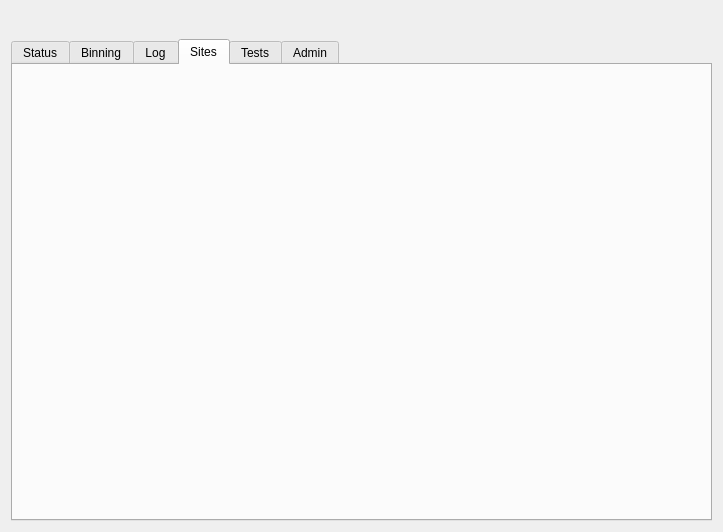
<?xml version="1.0" encoding="UTF-8"?>
<ui version="4.0">
 <class>Gtm_TesterWindow_base</class>
 <widget class="QDialog" name="Gtm_TesterWindow_base">
  <property name="geometry">
   <rect>
    <x>0</x>
    <y>0</y>
    <width>723</width>
    <height>532</height>
   </rect>
  </property>
  <property name="windowTitle">
   <string>Station</string>
  </property>
  <property name="windowIcon">
   <iconset resource="gex.qrc">
    <normaloff>:/gex/icons/gex_application_48x48.png</normaloff>:/gex/icons/gex_application_48x48.png</iconset>
  </property>
  <layout class="QVBoxLayout" name="verticalLayout_7">
   <item>
    <widget class="QPushButton" name="buttonDetachWindow">
     <property name="sizePolicy">
      <sizepolicy hsizetype="Fixed" vsizetype="Fixed">
       <horstretch>0</horstretch>
       <verstretch>0</verstretch>
      </sizepolicy>
     </property>
     <property name="maximumSize">
      <size>
       <width>25</width>
       <height>25</height>
      </size>
     </property>
     <property name="toolTip">
      <string>Detach / Attach window...</string>
     </property>
     <property name="text">
      <string/>
     </property>
     <property name="icon">
      <iconset resource="../gex.qrc">
       <normaloff>:/gex/icons/pin.png</normaloff>:/gex/icons/pin.png</iconset>
     </property>
     <property name="checkable">
      <bool>true</bool>
     </property>
     <property name="autoDefault">
      <bool>false</bool>
     </property>
     <property name="flat">
      <bool>true</bool>
     </property>
    </widget>
   </item>
   <item>
    <widget class="QTabWidget" name="tabWidget">
     <property name="enabled">
      <bool>true</bool>
     </property>
     <property name="currentIndex">
      <number>3</number>
     </property>
     <widget class="QWidget" name="StatusTab">
      <attribute name="title">
       <string>Status</string>
      </attribute>
      <layout class="QVBoxLayout" name="verticalLayout_4">
       <item>
        <widget class="QLabel" name="textGlobalInfo">
         <property name="font">
          <font>
           <pointsize>10</pointsize>
           <weight>50</weight>
           <bold>false</bold>
          </font>
         </property>
         <property name="text">
          <string>&lt;global information&gt;</string>
         </property>
         <property name="wordWrap">
          <bool>false</bool>
         </property>
        </widget>
       </item>
       <item>
        <layout class="QGridLayout" name="gridLayout">
         <item row="0" column="0">
          <widget class="QLabel" name="textLabel1_3">
           <property name="sizePolicy">
            <sizepolicy hsizetype="Fixed" vsizetype="Fixed">
             <horstretch>0</horstretch>
             <verstretch>0</verstretch>
            </sizepolicy>
           </property>
           <property name="text">
            <string>Product:</string>
           </property>
           <property name="wordWrap">
            <bool>false</bool>
           </property>
          </widget>
         </item>
         <item row="0" column="1">
          <widget class="QLabel" name="textProduct">
           <property name="text">
            <string>&lt;product&gt;</string>
           </property>
           <property name="wordWrap">
            <bool>false</bool>
           </property>
          </widget>
         </item>
         <item row="0" column="2">
          <widget class="QLabel" name="textLabel1_4">
           <property name="sizePolicy">
            <sizepolicy hsizetype="Fixed" vsizetype="Fixed">
             <horstretch>0</horstretch>
             <verstretch>0</verstretch>
            </sizepolicy>
           </property>
           <property name="text">
            <string>Tester type:</string>
           </property>
           <property name="wordWrap">
            <bool>false</bool>
           </property>
          </widget>
         </item>
         <item row="0" column="3">
          <widget class="QLabel" name="textTesterType">
           <property name="text">
            <string>&lt;tester type&gt;</string>
           </property>
           <property name="wordWrap">
            <bool>false</bool>
           </property>
          </widget>
         </item>
         <item row="1" column="0">
          <widget class="QLabel" name="textLabel1_3_3">
           <property name="sizePolicy">
            <sizepolicy hsizetype="Fixed" vsizetype="Fixed">
             <horstretch>0</horstretch>
             <verstretch>0</verstretch>
            </sizepolicy>
           </property>
           <property name="text">
            <string>Lot:</string>
           </property>
           <property name="wordWrap">
            <bool>false</bool>
           </property>
          </widget>
         </item>
         <item row="1" column="1">
          <widget class="QLabel" name="textLot">
           <property name="text">
            <string>&lt;lot&gt;</string>
           </property>
           <property name="wordWrap">
            <bool>false</bool>
           </property>
          </widget>
         </item>
         <item row="1" column="2">
          <widget class="QLabel" name="textLabel1_3_4">
           <property name="sizePolicy">
            <sizepolicy hsizetype="Fixed" vsizetype="Fixed">
             <horstretch>0</horstretch>
             <verstretch>0</verstretch>
            </sizepolicy>
           </property>
           <property name="text">
            <string>Tester name:</string>
           </property>
           <property name="wordWrap">
            <bool>false</bool>
           </property>
          </widget>
         </item>
         <item row="1" column="3">
          <widget class="QLabel" name="textTesterName">
           <property name="text">
            <string>&lt;tester name&gt;</string>
           </property>
           <property name="wordWrap">
            <bool>false</bool>
           </property>
          </widget>
         </item>
        </layout>
       </item>
       <item>
        <widget class="QStackedWidget" name="stackedWidget_Status">
         <property name="currentIndex">
          <number>0</number>
         </property>
         <widget class="QWidget" name="pageInfo">
          <layout class="QVBoxLayout" name="verticalLayout_3">
           <item>
            <widget class="Gtm_HistoChart" name="frameHistoChart">
             <property name="sizePolicy">
              <sizepolicy hsizetype="Expanding" vsizetype="Expanding">
               <horstretch>0</horstretch>
               <verstretch>0</verstretch>
              </sizepolicy>
             </property>
             <property name="frameShape">
              <enum>QFrame::NoFrame</enum>
             </property>
             <property name="frameShadow">
              <enum>QFrame::Raised</enum>
             </property>
             <layout class="QVBoxLayout" name="verticalLayout_12"/>
            </widget>
           </item>
           <item>
            <layout class="QHBoxLayout" name="horizontalLayout">
             <item>
              <widget class="QLabel" name="textLabelYield">
               <property name="maximumSize">
                <size>
                 <width>120</width>
                 <height>100</height>
                </size>
               </property>
               <property name="text">
                <string>&lt;!DOCTYPE HTML PUBLIC &quot;-//W3C//DTD HTML 4.0//EN&quot; &quot;http://www.w3.org/TR/REC-html40/strict.dtd&quot;&gt;
&lt;html&gt;&lt;head&gt;&lt;meta name=&quot;qrichtext&quot; content=&quot;1&quot; /&gt;&lt;style type=&quot;text/css&quot;&gt;
p, li { white-space: pre-wrap; }
&lt;/style&gt;&lt;/head&gt;&lt;body style=&quot; font-family:'MS Shell Dlg 2'; font-size:8.25pt; font-weight:400; font-style:normal;&quot;&gt;
&lt;p align=&quot;center&quot; style=&quot; margin-top:0px; margin-bottom:0px; margin-left:0px; margin-right:0px; -qt-block-indent:0; text-indent:0px;&quot;&gt;&lt;span style=&quot; font-size:10pt; color:#00c600;&quot;&gt;Yield&lt;/span&gt;&lt;/p&gt;
&lt;p align=&quot;center&quot; style=&quot;-qt-paragraph-type:empty; margin-top:0px; margin-bottom:0px; margin-left:0px; margin-right:0px; -qt-block-indent:0; text-indent:0px; font-size:8pt; color:#00c600;&quot;&gt;&lt;/p&gt;
&lt;p align=&quot;center&quot; style=&quot; margin-top:0px; margin-bottom:0px; margin-left:0px; margin-right:0px; -qt-block-indent:0; text-indent:0px;&quot;&gt;&lt;span style=&quot; font-size:14pt; font-weight:600; color:#00c600;&quot;&gt;100.0%&lt;/span&gt;&lt;/p&gt;&lt;/body&gt;&lt;/html&gt;</string>
               </property>
              </widget>
             </item>
             <item>
              <widget class="QLabel" name="labelStatus">
               <property name="text">
                <string>&lt;!DOCTYPE HTML PUBLIC &quot;-//W3C//DTD HTML 4.0//EN&quot; &quot;http://www.w3.org/TR/REC-html40/strict.dtd&quot;&gt;
&lt;html&gt;&lt;head&gt;&lt;meta name=&quot;qrichtext&quot; content=&quot;1&quot; /&gt;&lt;style type=&quot;text/css&quot;&gt;
p, li { white-space: pre-wrap; }
&lt;/style&gt;&lt;/head&gt;&lt;body style=&quot; font-family:'MS Shell Dlg 2'; font-size:8.25pt; font-weight:400; font-style:normal;&quot;&gt;
&lt;p style=&quot; margin-top:0px; margin-bottom:0px; margin-left:0px; margin-right:0px; -qt-block-indent:0; text-indent:0px;&quot;&gt;&lt;span style=&quot; font-size:8pt;&quot;&gt;Info message...&lt;/span&gt;&lt;/p&gt;&lt;/body&gt;&lt;/html&gt;</string>
               </property>
               <property name="textFormat">
                <enum>Qt::AutoText</enum>
               </property>
               <property name="alignment">
                <set>Qt::AlignLeading|Qt::AlignLeft|Qt::AlignTop</set>
               </property>
               <property name="wordWrap">
                <bool>true</bool>
               </property>
               <property name="textInteractionFlags">
                <set>Qt::LinksAccessibleByMouse|Qt::TextSelectableByKeyboard|Qt::TextSelectableByMouse</set>
               </property>
              </widget>
             </item>
            </layout>
           </item>
          </layout>
         </widget>
         <widget class="QWidget" name="pageWarning">
          <layout class="QVBoxLayout" name="verticalLayout_2">
           <item>
            <layout class="QHBoxLayout">
             <item>
              <spacer name="spacer9">
               <property name="orientation">
                <enum>Qt::Horizontal</enum>
               </property>
               <property name="sizeType">
                <enum>QSizePolicy::Expanding</enum>
               </property>
               <property name="sizeHint" stdset="0">
                <size>
                 <width>86</width>
                 <height>16</height>
                </size>
               </property>
              </spacer>
             </item>
             <item>
              <widget class="QLabel" name="pixmapLabelWarning">
               <property name="sizePolicy">
                <sizepolicy hsizetype="Fixed" vsizetype="Fixed">
                 <horstretch>0</horstretch>
                 <verstretch>0</verstretch>
                </sizepolicy>
               </property>
               <property name="minimumSize">
                <size>
                 <width>50</width>
                 <height>45</height>
                </size>
               </property>
               <property name="maximumSize">
                <size>
                 <width>50</width>
                 <height>45</height>
                </size>
               </property>
               <property name="pixmap">
                <pixmap resource="../gex.qrc">:/gex/icons/warning.png</pixmap>
               </property>
               <property name="scaledContents">
                <bool>true</bool>
               </property>
               <property name="wordWrap">
                <bool>false</bool>
               </property>
              </widget>
             </item>
             <item>
              <spacer name="spacer10">
               <property name="orientation">
                <enum>Qt::Horizontal</enum>
               </property>
               <property name="sizeType">
                <enum>QSizePolicy::Expanding</enum>
               </property>
               <property name="sizeHint" stdset="0">
                <size>
                 <width>129</width>
                 <height>16</height>
                </size>
               </property>
              </spacer>
             </item>
            </layout>
           </item>
           <item>
            <widget class="QLabel" name="labelWarning">
             <property name="sizePolicy">
              <sizepolicy hsizetype="Preferred" vsizetype="Expanding">
               <horstretch>0</horstretch>
               <verstretch>0</verstretch>
              </sizepolicy>
             </property>
             <property name="text">
              <string>&lt;!DOCTYPE HTML PUBLIC &quot;-//W3C//DTD HTML 4.0//EN&quot; &quot;http://www.w3.org/TR/REC-html40/strict.dtd&quot;&gt;
&lt;html&gt;&lt;head&gt;&lt;meta name=&quot;qrichtext&quot; content=&quot;1&quot; /&gt;&lt;style type=&quot;text/css&quot;&gt;
p, li { white-space: pre-wrap; }
&lt;/style&gt;&lt;/head&gt;&lt;body style=&quot; font-family:'MS Shell Dlg 2'; font-size:8.25pt; font-weight:400; font-style:normal;&quot;&gt;
&lt;p style=&quot; margin-top:0px; margin-bottom:0px; margin-left:0px; margin-right:0px; -qt-block-indent:0; text-indent:0px;&quot;&gt;&lt;span style=&quot; font-size:8pt;&quot;&gt;Warning...&lt;/span&gt;&lt;/p&gt;&lt;/body&gt;&lt;/html&gt;</string>
             </property>
             <property name="alignment">
              <set>Qt::AlignLeading|Qt::AlignLeft|Qt::AlignTop</set>
             </property>
             <property name="wordWrap">
              <bool>true</bool>
             </property>
             <property name="textInteractionFlags">
              <set>Qt::LinksAccessibleByMouse|Qt::TextSelectableByKeyboard|Qt::TextSelectableByMouse</set>
             </property>
            </widget>
           </item>
           <item>
            <layout class="QHBoxLayout">
             <item>
              <spacer name="spacer7">
               <property name="orientation">
                <enum>Qt::Horizontal</enum>
               </property>
               <property name="sizeType">
                <enum>QSizePolicy::Expanding</enum>
               </property>
               <property name="sizeHint" stdset="0">
                <size>
                 <width>136</width>
                 <height>10</height>
                </size>
               </property>
              </spacer>
             </item>
             <item>
              <widget class="QPushButton" name="pushButtonOkWarning">
               <property name="toolTip">
                <string>Return to Yield / Histogram page...</string>
               </property>
               <property name="text">
                <string>OK</string>
               </property>
              </widget>
             </item>
             <item>
              <spacer name="spacer8">
               <property name="orientation">
                <enum>Qt::Horizontal</enum>
               </property>
               <property name="sizeType">
                <enum>QSizePolicy::Expanding</enum>
               </property>
               <property name="sizeHint" stdset="0">
                <size>
                 <width>161</width>
                 <height>10</height>
                </size>
               </property>
              </spacer>
             </item>
            </layout>
           </item>
          </layout>
         </widget>
         <widget class="QWidget" name="pageStop">
          <layout class="QVBoxLayout" name="verticalLayout">
           <item>
            <layout class="QHBoxLayout">
             <item>
              <spacer name="spacer5">
               <property name="orientation">
                <enum>Qt::Horizontal</enum>
               </property>
               <property name="sizeType">
                <enum>QSizePolicy::Expanding</enum>
               </property>
               <property name="sizeHint" stdset="0">
                <size>
                 <width>108</width>
                 <height>16</height>
                </size>
               </property>
              </spacer>
             </item>
             <item>
              <widget class="QLabel" name="pixmapStop">
               <property name="sizePolicy">
                <sizepolicy hsizetype="Preferred" vsizetype="Preferred">
                 <horstretch>0</horstretch>
                 <verstretch>0</verstretch>
                </sizepolicy>
               </property>
               <property name="minimumSize">
                <size>
                 <width>50</width>
                 <height>45</height>
                </size>
               </property>
               <property name="maximumSize">
                <size>
                 <width>50</width>
                 <height>45</height>
                </size>
               </property>
               <property name="pixmap">
                <pixmap resource="../gex.qrc">:/gex/icons/stop.png</pixmap>
               </property>
               <property name="scaledContents">
                <bool>true</bool>
               </property>
               <property name="wordWrap">
                <bool>false</bool>
               </property>
              </widget>
             </item>
             <item>
              <spacer name="spacer6">
               <property name="orientation">
                <enum>Qt::Horizontal</enum>
               </property>
               <property name="sizeType">
                <enum>QSizePolicy::Expanding</enum>
               </property>
               <property name="sizeHint" stdset="0">
                <size>
                 <width>107</width>
                 <height>16</height>
                </size>
               </property>
              </spacer>
             </item>
            </layout>
           </item>
           <item>
            <widget class="QLabel" name="labelStop">
             <property name="sizePolicy">
              <sizepolicy hsizetype="Preferred" vsizetype="Expanding">
               <horstretch>0</horstretch>
               <verstretch>0</verstretch>
              </sizepolicy>
             </property>
             <property name="text">
              <string>&lt;!DOCTYPE HTML PUBLIC &quot;-//W3C//DTD HTML 4.0//EN&quot; &quot;http://www.w3.org/TR/REC-html40/strict.dtd&quot;&gt;
&lt;html&gt;&lt;head&gt;&lt;meta name=&quot;qrichtext&quot; content=&quot;1&quot; /&gt;&lt;style type=&quot;text/css&quot;&gt;
p, li { white-space: pre-wrap; }
&lt;/style&gt;&lt;/head&gt;&lt;body style=&quot; font-family:'MS Shell Dlg 2'; font-size:8.25pt; font-weight:400; font-style:normal;&quot;&gt;
&lt;p style=&quot; margin-top:0px; margin-bottom:0px; margin-left:0px; margin-right:0px; -qt-block-indent:0; text-indent:0px;&quot;&gt;&lt;span style=&quot; font-size:8pt;&quot;&gt;Critical Error...&lt;/span&gt;&lt;/p&gt;&lt;/body&gt;&lt;/html&gt;</string>
             </property>
             <property name="alignment">
              <set>Qt::AlignLeading|Qt::AlignLeft|Qt::AlignTop</set>
             </property>
             <property name="wordWrap">
              <bool>true</bool>
             </property>
             <property name="textInteractionFlags">
              <set>Qt::LinksAccessibleByMouse|Qt::TextSelectableByKeyboard|Qt::TextSelectableByMouse</set>
             </property>
            </widget>
           </item>
           <item>
            <layout class="QHBoxLayout">
             <property name="sizeConstraint">
              <enum>QLayout::SetMinimumSize</enum>
             </property>
             <item>
              <spacer name="spacer1">
               <property name="orientation">
                <enum>Qt::Horizontal</enum>
               </property>
               <property name="sizeType">
                <enum>QSizePolicy::Expanding</enum>
               </property>
               <property name="sizeHint" stdset="0">
                <size>
                 <width>50</width>
                 <height>16</height>
                </size>
               </property>
              </spacer>
             </item>
             <item>
              <widget class="QPushButton" name="pushButtonOkStop">
               <property name="toolTip">
                <string>Return to Yield / Histogram page...</string>
               </property>
               <property name="text">
                <string>OK</string>
               </property>
              </widget>
             </item>
             <item>
              <spacer name="spacer2">
               <property name="orientation">
                <enum>Qt::Horizontal</enum>
               </property>
               <property name="sizeType">
                <enum>QSizePolicy::Expanding</enum>
               </property>
               <property name="sizeHint" stdset="0">
                <size>
                 <width>86</width>
                 <height>10</height>
                </size>
               </property>
              </spacer>
             </item>
            </layout>
           </item>
          </layout>
         </widget>
        </widget>
       </item>
      </layout>
     </widget>
     <widget class="QWidget" name="BinningTab">
      <attribute name="title">
       <string>Binning</string>
      </attribute>
      <layout class="QVBoxLayout" name="verticalLayout_6">
       <item>
        <widget class="QTreeWidget" name="treeWidgetBinning">
         <property name="alternatingRowColors">
          <bool>true</bool>
         </property>
         <property name="sortingEnabled">
          <bool>true</bool>
         </property>
         <column>
          <property name="text">
           <string>Binning</string>
          </property>
         </column>
         <column>
          <property name="text">
           <string>Yield</string>
          </property>
         </column>
         <column>
          <property name="text">
           <string>Total parts</string>
          </property>
         </column>
        </widget>
       </item>
      </layout>
     </widget>
     <widget class="QWidget" name="LogTab">
      <attribute name="title">
       <string>Log</string>
      </attribute>
      <layout class="QVBoxLayout" name="verticalLayout_5">
       <item>
        <widget class="QLabel" name="labelMessage_2">
         <property name="text">
          <string>Log / messages:</string>
         </property>
         <property name="wordWrap">
          <bool>false</bool>
         </property>
        </widget>
       </item>
       <item>
        <widget class="QTextEdit" name="textEditLog">
         <property name="acceptDrops">
          <bool>false</bool>
         </property>
         <property name="readOnly">
          <bool>true</bool>
         </property>
         <property name="textInteractionFlags">
          <set>Qt::LinksAccessibleByMouse|Qt::TextSelectableByKeyboard|Qt::TextSelectableByMouse</set>
         </property>
        </widget>
       </item>
      </layout>
     </widget>
     <widget class="QWidget" name="SitesTab">
      <attribute name="title">
       <string>Sites</string>
      </attribute>
      <layout class="QVBoxLayout" name="verticalLayout_11"/>
     </widget>
     <widget class="QWidget" name="TestsTab">
      <attribute name="title">
       <string>Tests</string>
      </attribute>
      <layout class="QVBoxLayout" name="verticalLayout_8">
       <item>
        <widget class="QLabel" name="labelInfo">
         <property name="text">
          <string>Note: following stats are built on Rolling Buffer only, not on all parts.</string>
         </property>
        </widget>
       </item>
       <item>
        <widget class="QTreeWidget" name="treeWidgetTests">
         <property name="alternatingRowColors">
          <bool>true</bool>
         </property>
         <property name="sortingEnabled">
          <bool>true</bool>
         </property>
         <column>
          <property name="text">
           <string>Test#</string>
          </property>
         </column>
         <column>
          <property name="text">
           <string>Name</string>
          </property>
         </column>
         <column>
          <property name="text">
           <string>Site</string>
          </property>
         </column>
         <column>
          <property name="text">
           <string>Cpk</string>
          </property>
         </column>
         <column>
          <property name="text">
           <string>Samples</string>
          </property>
         </column>
         <column>
          <property name="text">
           <string>PinIndex</string>
          </property>
         </column>
         <column>
          <property name="text">
           <string>LL(S)</string>
          </property>
         </column>
         <column>
          <property name="text">
           <string>HL(S)</string>
          </property>
         </column>
         <column>
          <property name="text">
           <string>LL1(D)</string>
          </property>
         </column>
         <column>
          <property name="text">
           <string>HL1(D)</string>
          </property>
         </column>
         <column>
          <property name="text">
           <string>LL2(D)</string>
          </property>
         </column>
         <column>
          <property name="text">
           <string>HL2(D)</string>
          </property>
         </column>
        </widget>
       </item>
      </layout>
     </widget>
     <widget class="QWidget" name="AdminTab">
      <attribute name="title">
       <string>Admin</string>
      </attribute>
      <layout class="QVBoxLayout" name="verticalLayout_10">
       <item>
        <widget class="QGroupBox" name="groupBox">
         <property name="title">
          <string>Admin tasks (password protected):</string>
         </property>
         <layout class="QVBoxLayout" name="verticalLayout_9">
          <item>
           <widget class="QLabel" name="textLabel1_2">
            <property name="sizePolicy">
             <sizepolicy hsizetype="Minimum" vsizetype="Minimum">
              <horstretch>0</horstretch>
              <verstretch>0</verstretch>
             </sizepolicy>
            </property>
            <property name="text">
             <string>Reset all PAT process (as if starting lot):</string>
            </property>
            <property name="wordWrap">
             <bool>false</bool>
            </property>
           </widget>
          </item>
          <item>
           <layout class="QHBoxLayout">
            <item>
             <widget class="QPushButton" name="buttonReset">
              <property name="sizePolicy">
               <sizepolicy hsizetype="Minimum" vsizetype="Fixed">
                <horstretch>0</horstretch>
                <verstretch>0</verstretch>
               </sizepolicy>
              </property>
              <property name="toolTip">
               <string>Reset PAT as if starting lot</string>
              </property>
              <property name="text">
               <string>Reset</string>
              </property>
              <property name="autoDefault">
               <bool>false</bool>
              </property>
             </widget>
            </item>
            <item>
             <spacer name="spacer14">
              <property name="orientation">
               <enum>Qt::Horizontal</enum>
              </property>
              <property name="sizeType">
               <enum>QSizePolicy::Expanding</enum>
              </property>
              <property name="sizeHint" stdset="0">
               <size>
                <width>81</width>
                <height>10</height>
               </size>
              </property>
             </spacer>
            </item>
           </layout>
          </item>
          <item>
           <widget class="Line" name="line1">
            <property name="frameShape">
             <enum>QFrame::HLine</enum>
            </property>
            <property name="frameShadow">
             <enum>QFrame::Sunken</enum>
            </property>
           </widget>
          </item>
          <item>
           <widget class="QLabel" name="labelLoadPatLimits">
            <property name="sizePolicy">
             <sizepolicy hsizetype="Minimum" vsizetype="Minimum">
              <horstretch>0</horstretch>
              <verstretch>0</verstretch>
             </sizepolicy>
            </property>
            <property name="text">
             <string>Load PAT limits from file (typically used to resume production after a tester crash/reboot):</string>
            </property>
            <property name="alignment">
             <set>Qt::AlignLeading|Qt::AlignLeft|Qt::AlignTop</set>
            </property>
            <property name="wordWrap">
             <bool>true</bool>
            </property>
           </widget>
          </item>
          <item>
           <layout class="QHBoxLayout">
            <item>
             <widget class="QPushButton" name="buttonLoadPatLimits">
              <property name="sizePolicy">
               <sizepolicy hsizetype="Minimum" vsizetype="Fixed">
                <horstretch>0</horstretch>
                <verstretch>0</verstretch>
               </sizepolicy>
              </property>
              <property name="toolTip">
               <string>Load PAT limits from file (created by tester at run time)</string>
              </property>
              <property name="text">
               <string>Load PAT limits...</string>
              </property>
              <property name="autoDefault">
               <bool>false</bool>
              </property>
             </widget>
            </item>
            <item>
             <spacer name="spacer15">
              <property name="orientation">
               <enum>Qt::Horizontal</enum>
              </property>
              <property name="sizeType">
               <enum>QSizePolicy::Expanding</enum>
              </property>
              <property name="sizeHint" stdset="0">
               <size>
                <width>106</width>
                <height>10</height>
               </size>
              </property>
             </spacer>
            </item>
           </layout>
          </item>
          <item>
           <spacer name="spacer11">
            <property name="orientation">
             <enum>Qt::Vertical</enum>
            </property>
            <property name="sizeType">
             <enum>QSizePolicy::Expanding</enum>
            </property>
            <property name="sizeHint" stdset="0">
             <size>
              <width>16</width>
              <height>160</height>
             </size>
            </property>
           </spacer>
          </item>
         </layout>
        </widget>
       </item>
      </layout>
     </widget>
    </widget>
   </item>
  </layout>
 </widget>
 <layoutdefault spacing="6" margin="11"/>
 <customwidgets>
  <customwidget>
   <class>Gtm_HistoChart</class>
   <extends>QFrame</extends>
   <header>gtm_histochart.h</header>
   <container>1</container>
  </customwidget>
 </customwidgets>
 <resources>
  <include location="../gex.qrc"/>
 </resources>
 <connections/>
</ui>
